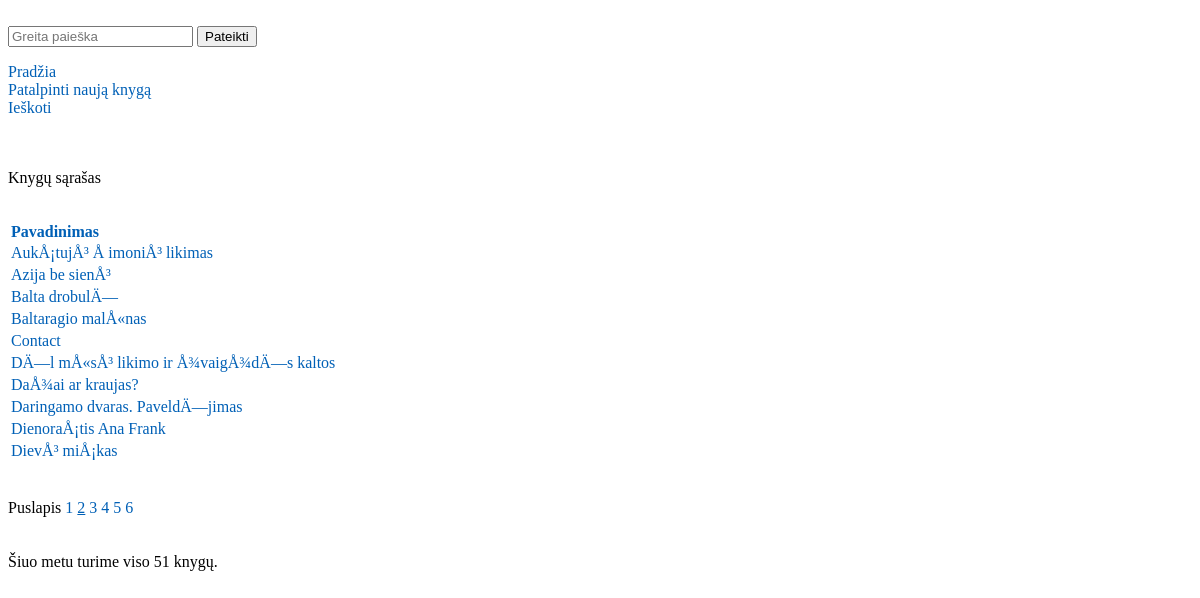
The app's page /index.php?page=2 with its own data.
### tables this page shows
CREATE TABLE IF NOT EXISTS `biblioteka` (
  `id` tinyint(8) NOT NULL,
  `pavadinimas` text,
  `metai` text,
  `autoriai` text,
  `zanras` text
);

### config.php (called while the page is built, shortened)
<?php
$datatable = "biblioteka";
$results_per_page = 10;
?>

### index.php (the view, shortened to what this page needs)
  <form method="post" action="paieska.php">
  <br><input placeholder="Greita paieška" type="text" name="search" required>
  <input class="button" type="submit" value="Pateikti"></p>
<?php
include ("header.php");
echo "<p>Knygų sąrašas</p>";
if (isset($_GET["page"])) { $page  = $_GET["page"]; } else { $page=1; };
$start_from = ($page-1) * $results_per_page;
if ($_GET['sort'] == NULL) $sql = "SELECT * FROM ".$datatable." ORDER BY pavadinimas ASC LIMIT $start_from, ".$results_per_page;
$rs_result = $conn->query($sql);
 while($row = $rs_result->fetch_assoc()) {
             $data .= "<tr><td><a href=\"knyga.php?nr=" . $row['id'] . "\">" . $row['pavadinimas'] . "</a></td>";
};
$url =  "//{$_SERVER['HTTP_HOST']}{$_SERVER['REQUEST_URI']}";
$escaped_url = htmlspecialchars( $url, ENT_QUOTES, 'UTF-8' );
echo"<table><tr>";
if(($_GET["sort"] ==  "type")||($_GET["page"]== NULL)) {
			echo "<th align=\"left\"> <a title=\"Mažėjimo tvarka\" class=\"tooltip\" href=\"index.php?page=1&sort=desc\">Pavadinimas</a></th><br>";
		}
else if($_GET["sort"] ==  "desc") {
			echo "<th title=\"Didėjimo tvarka\" class=\"tooltip\" align=\"left\"><a href=\"index.php?page=1&sort=type\">Pavadinimas</a></th><br>";
		}
						else
		echo "		<th title=\"Didėjimo tvarka\" class=\"tooltip\" align=\"left\"><a href=\"".$escaped_url."&sort=type\">Pavadinimas</a></th><br>";
			echo "		</tr>" . $data . "</table>";
 echo " <br>   <br>   Puslapis ";
$sql = "SELECT COUNT(ID) AS total FROM ".$datatable;
$result = $conn->query($sql);
$row = $result->fetch_assoc();
$total_pages = ceil($row["total"] / $results_per_page);
for ($i=1; $i<=$total_pages; $i++) {
if (($_GET["page"] == NULL)||($_GET["sort"] == NULL))
{
            echo "<a href='index.php?page=".$i."'";
            if ($i==$page)  echo " class='curPage'";
            echo ">".$i."</a> ";
}
};
echo "<br><br><br>Šiuo metu turime viso ". $row["total"] . " knygų.";
?></center>
</body>
</html>

### header.php (style rules this page uses)
a { color: #0060B6; text-decoration: none; }
.curPage { text-decoration: underline; }
.tooltip { display: inline; position: relative; }

### records on screen
biblioteka: pavadinimas "AukÅ¡tujÅ³ Å imoniÅ³ likimas"
biblioteka: pavadinimas "Azija be sienÅ³"
biblioteka: pavadinimas "Balta drobulÄ—"
biblioteka: pavadinimas "Baltaragio malÅ«nas"
biblioteka: pavadinimas "Contact"
biblioteka: pavadinimas "DÄ—l mÅ«sÅ³ likimo ir Å¾vaigÅ¾dÄ—s kaltos"
biblioteka: pavadinimas "DaÅ¾ai ar kraujas?"
biblioteka: pavadinimas "Daringamo dvaras. PaveldÄ—jimas"
biblioteka: pavadinimas "DienoraÅ¡tis Ana Frank"
biblioteka: pavadinimas "DievÅ³ miÅ¡kas"

### other values on screen
$row["total"] "51"
